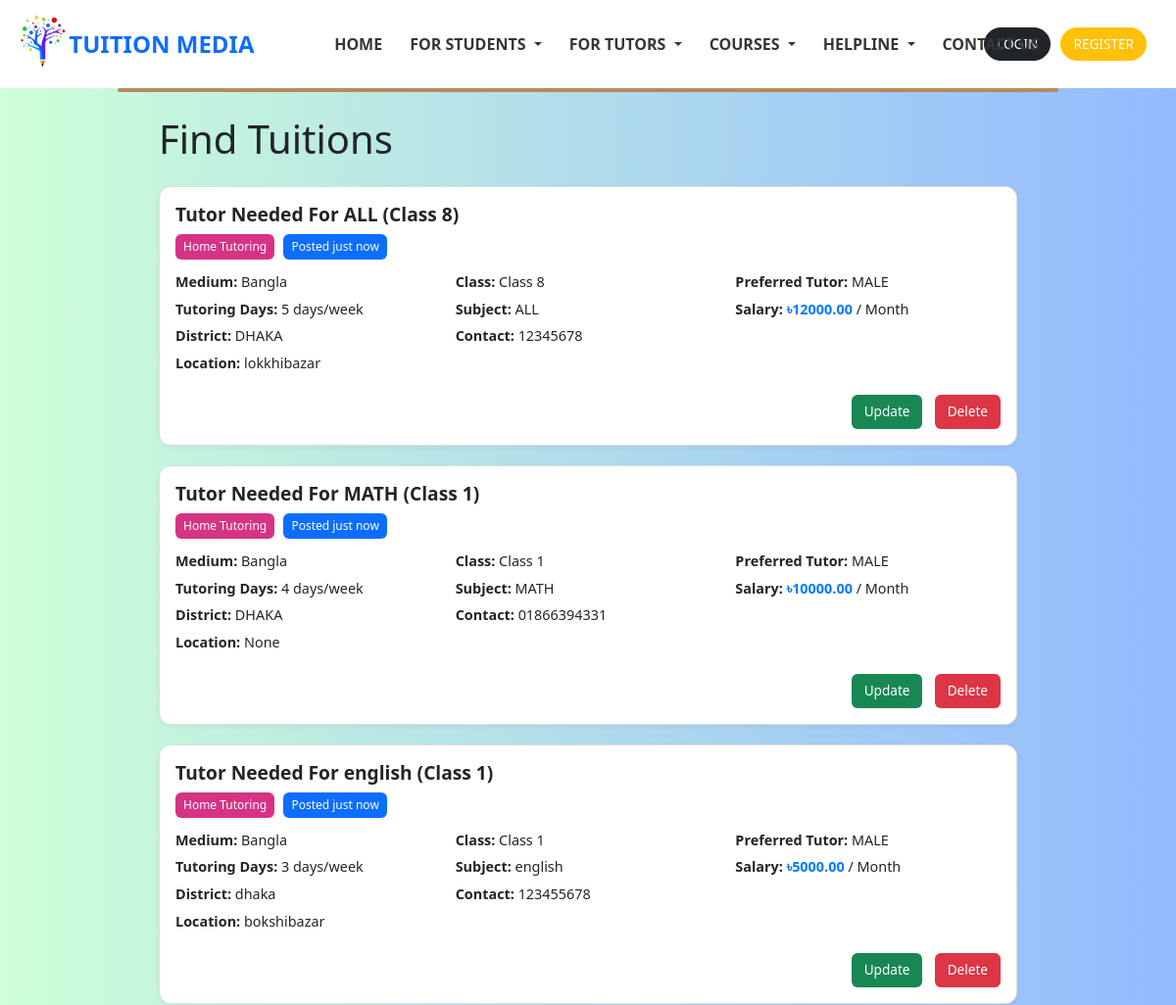
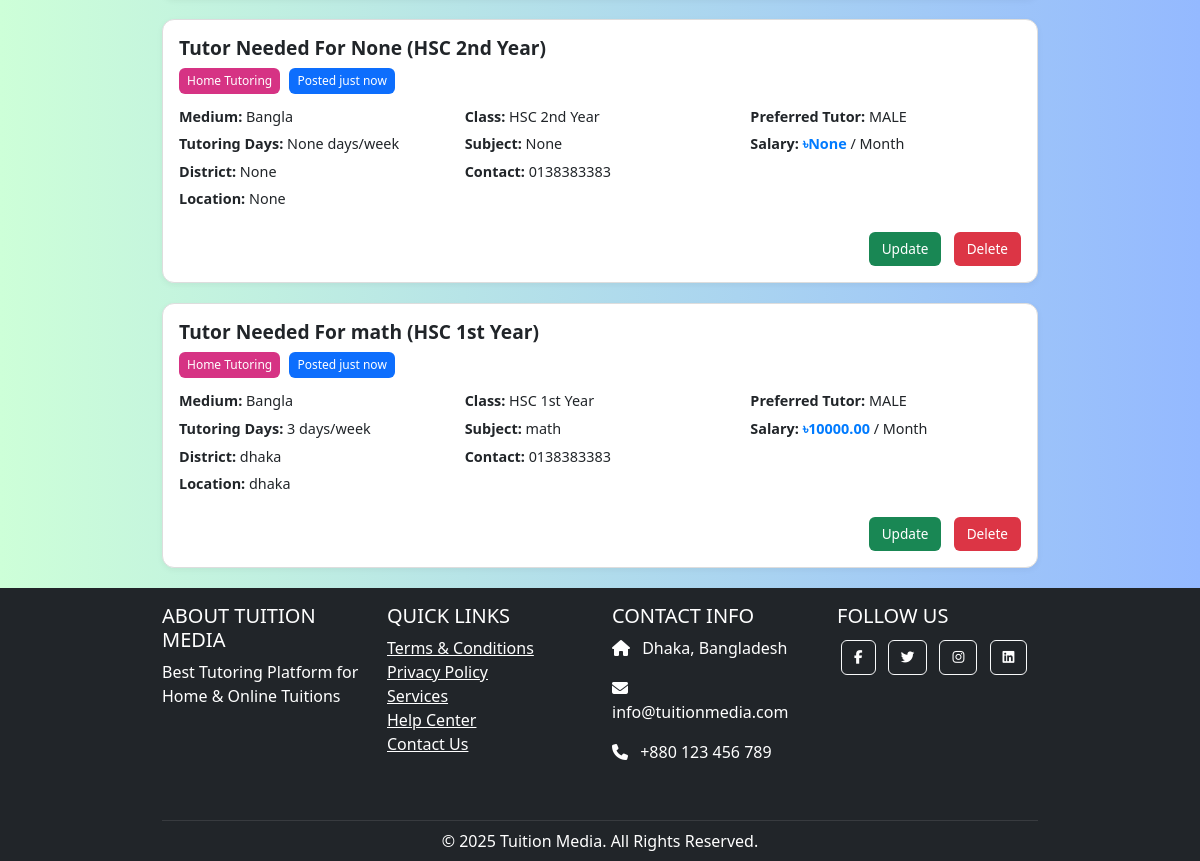
Page /find_tuitions/ on the earlier database version (2 pictures, top to bottom).
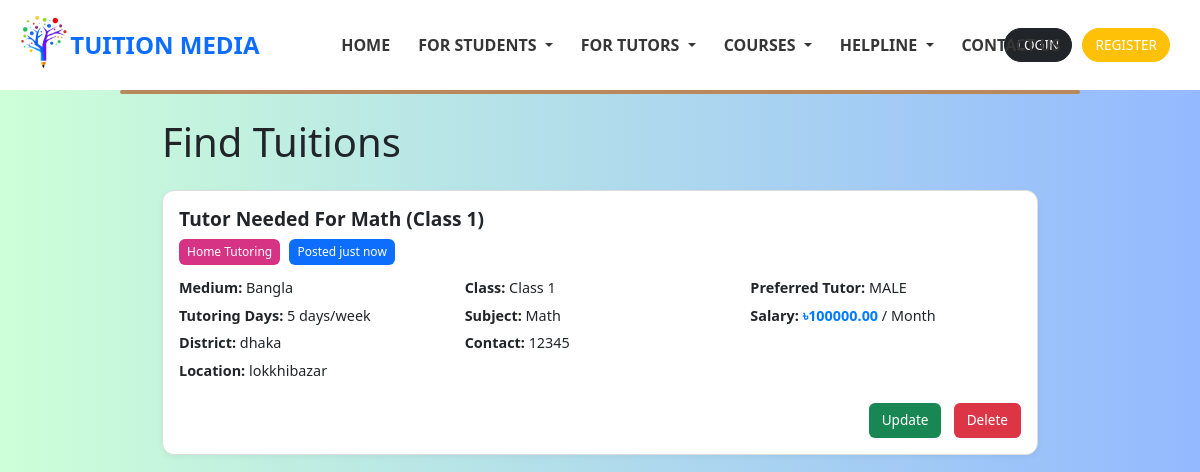
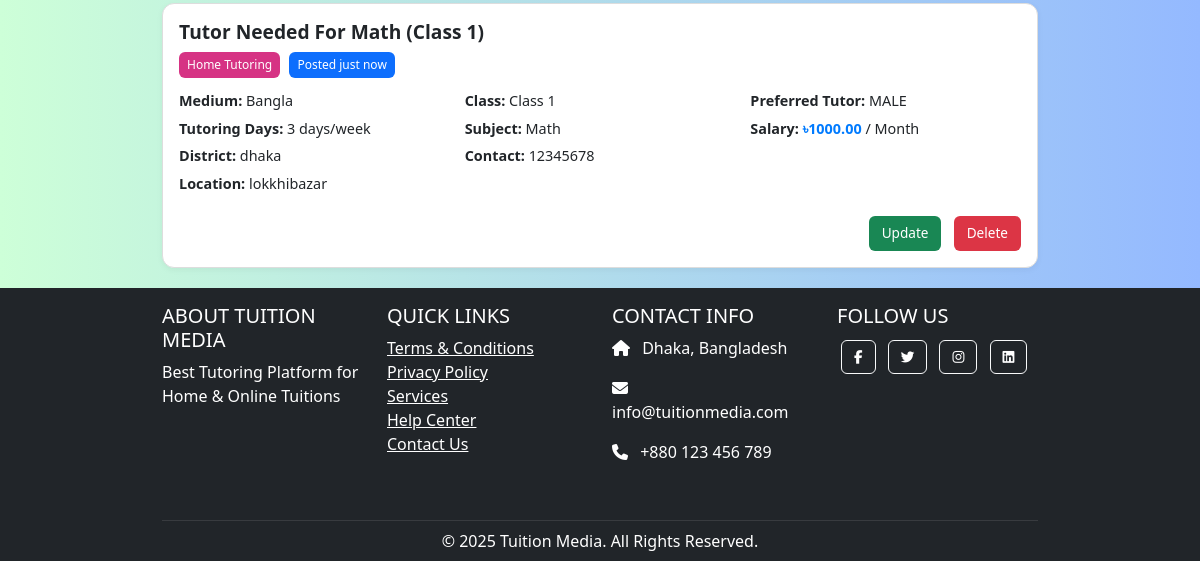
Same page on the later database version (2 pictures, top to bottom).
### students/models.py (models this page shows, shortened)
class tutor_request_post(models.Model):
    CLASS_CHOICES = [
        ('Class 1', 'Class 1'),
        ('Class 2', 'Class 2'),
        ('Class 3', 'Class 3'),
        ('Class 4', 'Class 4'),
        ('Class 5', 'Class 5'),
        ('Class 6', 'Class 6'),
        ('Class 7', 'Class 7'),
        ('Class 8', 'Class 8'),
        ('Class 9', 'Class 9'),
        ('Class 10', 'Class 10'),
        ('HSC 1st Year', 'HSC 1st Year'),
        ('HSC 2nd Year', 'HSC 2nd Year'),
    ]
    MEDIUM_CHOICES = [
        ('Bangla', 'Bangla'),
        ('English', 'English'),
    ]
    GENDER_CHOICES = [
        ('MALE', 'MALE'),
        ('FEMALE', 'FEMALE'),
        ('MALE/FEMALE', 'MALE/FEMALE'),
    ]
    student_name = models.CharField(max_length=100)  # blank=False by default
    contact_number = models.CharField(max_length=20, blank=True, null=True)  # Optional
    medium = models.CharField(max_length=20, choices=MEDIUM_CHOICES,default='Bangla')  # Required choice
    student_class = models.CharField(max_length=30, choices=CLASS_CHOICES,default='class 10')  # Required choice
    preferred_tutor = models.CharField(max_length=20, choices=GENDER_CHOICES,default='MALE')  # Required choice
    subject = models.CharField(max_length=100, blank=True, null=True)
    salary = models.DecimalField(max_digits=10, decimal_places=2, blank=True, null=True)
    tutoring_days = models.CharField(max_length=100, blank=True, null=True)
    district = models.CharField(max_length=100, blank=True, null=True)
    location = models.CharField(max_length=100, blank=True, null=True)
    timestamp = models.DateTimeField(auto_now_add=True)

### tutors/views.py (the view)
# urls.py: path('find_tuitions/',tutors_view.find_tuitions, name='find_tuitions'),
def find_tuitions(request):
    posts = tutor_request_post.objects.all().order_by('-timestamp')
    context= {'posts':posts}
    return render(request,template_name='tutors/find_tuitions.html',context=context)

### template/tutors/find_tuitions.html
{% extends 'base.html' %}
{% load static %}
{% block extra_css %}
  <link rel="stylesheet" href="{% static 'css/find_tuitions.css' %}">
{% endblock %}
{% block content %}
<div class="container mt-4">
  <h1 class="text-2xl font-bold mb-4">Find Tuitions</h1>
  {% if posts %}
    {% for post in posts %}
      <div class="tuition-card">
        <h3 class="title">Tutor Needed For {{ post.subject }} ({{ post.student_class }})</h3>
        <div class="tags">
          <span class="tag home">Home Tutoring</span>
          <span class="tag time">Posted just now</span>
        </div>
        <div class="tuition-card-body">
          <div class="column">
            <p><strong>Medium:</strong> {{ post.medium }}</p>
            <p><strong>Tutoring Days:</strong> {{ post.tutoring_days }} days/week</p>
            <p><strong>District:</strong> {{ post.district }}</p>
            <p><strong>Location:</strong> {{ post.location }}</p>
          </div>
          <div class="column">
            <p><strong>Class:</strong> {{ post.student_class }}</p>
            <p><strong>Subject:</strong> {{ post.subject }}</p>
            <p><strong>Contact:</strong> {{ post.contact_number }}</p>
          </div>
          <div class="column">
            <p><strong>Preferred Tutor:</strong> {{ post.preferred_tutor }}</p>
            <p><strong>Salary:</strong> <span class="salary">৳{{ post.salary }}</span> / Month</p>
          </div>
        </div>
        <div class="card-actions">
          <a href="{% url 'update' post.id %}" class="btn update">Update</a>
          <a href="{% url 'delete' post.id %}" class="btn delete">Delete</a>
        </div>
      </div>
    {% endfor %}
  {% else %}
    <p class="text-gray-600">No tuition requests found.</p>
  {% endif %}
</div>
{% endblock %}

### template/base.html (shortened to what this page needs)
<!DOCTYPE html>
<html lang="en">
<head>
    {% load static %}
    <link href="https://cdn.jsdelivr.net/npm/bootstrap@5.3.3/dist/css/bootstrap.min.css" rel="stylesheet">
    <link rel="stylesheet" href="{% static 'css/navbar.css' %}">
    {% block extra_css %}{% endblock %}
</head>
<body class="d-flex flex-column min-vh-100">
    {% include 'navbar.html' %}
    <main class="flex-fill">
        {% block content %}{% endblock %}
    </main>
    {% include 'footer.html' %}
</body>
</html>

### template/navbar.html (shortened to what this page needs)
{% load static %}
<!DOCTYPE html>
<html lang="en">
<head>
</head>
<body>
  <div class="header-bar">
    <div class="logo-container">
        <img src="{% static 'images/treelogo.png' %}" alt="Logo" class="logo">
        <span class="fw-bold fs-4 text-primary">TUITION MEDIA</span>
    </div>
    <nav class="navbar navbar-expand-lg navbar-light">
      <div class="container-fluid p-0">
        <div class="collapse navbar-collapse" id="navbarNav">
          <ul class="navbar-nav ms-auto">
            <li class="nav-item">
              <a class="nav-link fw-bold" href="{% url 'home' %}">HOME</a>
            </li>
            <li class="nav-item dropdown">
              <a class="nav-link dropdown-toggle fw-bold" href="#" id="studentsDropdown" role="button" data-bs-toggle="dropdown">
                FOR STUDENTS
              </a>
            </li>
            <li class="nav-item dropdown">
              <a class="nav-link dropdown-toggle fw-bold" href="#" id="tutorsDropdown" role="button" data-bs-toggle="dropdown">
                FOR TUTORS
              </a>
            </li>
            <li class="nav-item dropdown">
              <a class="nav-link dropdown-toggle fw-bold" href="#" id="coursesDropdown" role="button" data-bs-toggle="dropdown">
                COURSES
              </a>
            </li>
            <li class="nav-item dropdown">
              <a class="nav-link dropdown-toggle fw-bold" href="#" id="helplineDropdown" role="button" data-bs-toggle="dropdown">
                HELPLINE
              </a>
            </li>
            <li class="nav-item">
              <a class="nav-link fw-bold" href="{% url 'contact_us' %}">CONTACT US</a>
            </li>
          </ul>
        </div>
      </div>
    </nav>
    <div class="auth-buttons">
  {% if user.is_authenticated %}
    <div class="dropdown">
      <a class="btn btn-light btn-sm dropdown-toggle d-flex align-items-center" href="#" role="button" id="profileDropdown" data-bs-toggle="dropdown">
        <img src="{% static 'images/default_profile.png' %}" alt="Profile" class="rounded-circle me-2" width="30" height="30">
        {{ user.username }}
      </a>
      <ul class="dropdown-menu dropdown-menu-end" aria-labelledby="profileDropdown">
        <li><a class="dropdown-item" href="{% url 'profile' %}">View Profile</a></li>
        <li>
          <form method="post" action="{% url 'logout' %}">
            {% csrf_token %}
            <button class="dropdown-item text-danger" type="submit">Logout</button>
          </form>
        </li>
      </ul>
    </div>
  {% else %}
    <a class="btn btn-dark btn-sm" href="{% url 'login' %}">LOGIN</a>
    <a class="btn btn-warning btn-sm" href="{% url 'register' %}">REGISTER</a>
  {% endif %}
</div>
  </div>
  <div class="golden-line"></div>
</body>
</html>

### template/footer.html (shortened to what this page needs)
<footer class="footer bg-dark text-white pt-3 pb-2 mt-auto">
  <div class="container">
    <div class="row">
      <div class="col-md-3 col-lg-3 mb-4">
        <h5 class="text-uppercase font-weight-bold">About Tuition Media</h5>
        <p>Best Tutoring Platform for Home & Online Tuitions</p>
      </div>
      <div class="col-md-3 col-lg-3 mb-4">
        <h5 class="text-uppercase font-weight-bold">Quick Links</h5>
        <ul class="list-unstyled">
          <li><a href="{% url 'terms' %}" class="text-white">Terms & Conditions</a></li>
          <li><a href="{% url 'privacy_policy' %}" class="text-white">Privacy Policy</a></li>
          <li><a href="{% url 'services' %}" class="text-white">Services</a></li>
          <li><a href="{% url 'help_center' %}" class="text-white">Help Center</a></li>
          <li><a href="{% url 'contact_us' %}" class="text-white">Contact Us</a></li>
        </ul>
      </div>
      <div class="col-md-3 col-lg-3 mb-4">
        <h5 class="text-uppercase font-weight-bold">Contact Info</h5>
        <p><i class="fas fa-home me-2"></i> Dhaka, Bangladesh</p>
        <p><i class="fas fa-envelope me-2"></i> info@tuitionmedia.com</p>
        <p><i class="fas fa-phone me-2"></i> +880 123 456 789</p>
      </div>
      <div class="col-md-3 col-lg-3 mb-4">
        <h5 class="text-uppercase font-weight-bold">Follow Us</h5>
        <a href="https://facebook.com/tuitionmedia" class="btn btn-outline-light btn-floating m-1" role="button">
          <i class="fab fa-facebook-f"></i>
        </a>
        <a href="https://twitter.com/tuitionmedia" class="btn btn-outline-light btn-floating m-1" role="button">
          <i class="fab fa-twitter"></i>
        </a>
        <a href="https://instagram.com/tuitionmedia" class="btn btn-outline-light btn-floating m-1" role="button">
          <i class="fab fa-instagram"></i>
        </a>
        <a href="https://linkedin.com/company/tuitionmedia" class="btn btn-outline-light btn-floating m-1" role="button">
          <i class="fab fa-linkedin"></i>
        </a>
      </div>
    </div>
    <hr class="mb-2" style="border-color: rgba(255, 255, 255, 0.4);">
    <div class="row">
      <div class="col text-center">
        <p class="mb-0">© 2025 Tuition Media. All Rights Reserved.</p>
      </div>
    </div>
  </div>
</footer>

### static/CSS/navbar.css (style rules this page uses)
body { margin: 0; padding: 0; background: linear-gradient(to right, #cdffd8, #94b9ff); font-family: 'Segoe UI', sans-serif; }
.header-bar { display: flex; justify-content: space-between; align-items: center; background-color: #fff; padding: 10px 30px; height: 90px; }
.logo-container { display: flex; align-items: center; margin-left: -30px; }
.logo { height: 90px; margin-right: -20px; }
.fw-bold { font-weight: bold; }
.fs-4 { font-size: 1.5rem; }
.text-primary { color: #007bff; }
.navbar-nav { display: flex; margin-left:auto; gap: 10px; }
.nav-item { margin-right: 2px; }
.nav-link { color: #363636 !important; padding: 8px 12px; transition: all 0.3s ease; border-radius: 6px; }
.auth-buttons { display: flex; justify-content: flex-end; align-items: center; margin-left: -150px; }
.auth-buttons a { margin-left: 10px; border-radius: 20px; text-decoration: none; }
.golden-line { height: 4px; background-color: #b8895d; width: 80%; margin: 0 auto; border-radius: 4px; box-shadow: none !important; }

### static/CSS/Find_tuitions.css (style rules this page uses)
.container { max-width: 900px; margin: auto; }
.tuition-card { border: 1px solid #ddd; border-radius: 12px; padding: 16px; margin-bottom: 20px; box-shadow: 0 2px 6px rgba(0,0,0,0.05); background-color: #fff; position: relative; }
.title { font-size: 1.2rem; font-weight: bold; margin-bottom: 8px; }
.tags { margin-bottom: 12px; }
.tag { display: inline-block; padding: 4px 8px; border-radius: 6px; font-size: 0.75rem; color: #fff; margin-right: 5px; }
.tag.home { background-color: #d63384; }
.tag.time { background-color: #0d6efd; }
.tuition-card-body { display: flex; justify-content: space-between; gap: 15px; margin-bottom: 16px; }
.column { flex: 1; }
.column p { margin-bottom: 6px; font-size: 0.9rem; }
.salary { color: #007bff; font-weight: bold; }
.card-actions { text-align: right; }
.btn { display: inline-block; padding: 6px 12px; border-radius: 6px; text-decoration: none; color: #fff; margin-left: 8px; font-size: 0.85rem; }
.btn.update { background-color: #198754; }
.btn.delete { background-color: #dc3545; }

Differences in the rows shown:
removed tutor_request_post: subject "ALL", student_class "Class 8", medium "Bangla", tutoring_days "5", district "DHAKA", location "lokkhibazar", contact_number "12345678", preferred_tutor "MALE", salary "12000.00"
removed tutor_request_post: subject "MATH", student_class "Class 1", medium "Bangla", tutoring_days "4", district "DHAKA", location "None", contact_number "01866394331", preferred_tutor "MALE", salary "10000.00"
removed tutor_request_post: subject "english", student_class "Class 1", medium "Bangla", tutoring_days "3", district "dhaka", location "bokshibazar", contact_number "123455678", preferred_tutor "MALE", salary "5000.00"
removed tutor_request_post: subject "None", student_class "HSC 2nd Year", medium "Bangla", tutoring_days "None", district "None", location "None", contact_number "0138383383", preferred_tutor "MALE", salary "None"
changed tutor_request_post (number 1 of 2 on the later page): subject "math" → "Math"; student_class "HSC 1st Year" → "Class 1"; tutoring_days "3" → "5"; location "dhaka" → "lokkhibazar"; contact_number "0138383383" → "12345"; salary "10000.00" → "100000.00"
added tutor_request_post: subject "Math", student_class "Class 1", medium "Bangla", tutoring_days "3", district "dhaka", location "lokkhibazar", contact_number "12345678", preferred_tutor "MALE", salary "1000.00"
